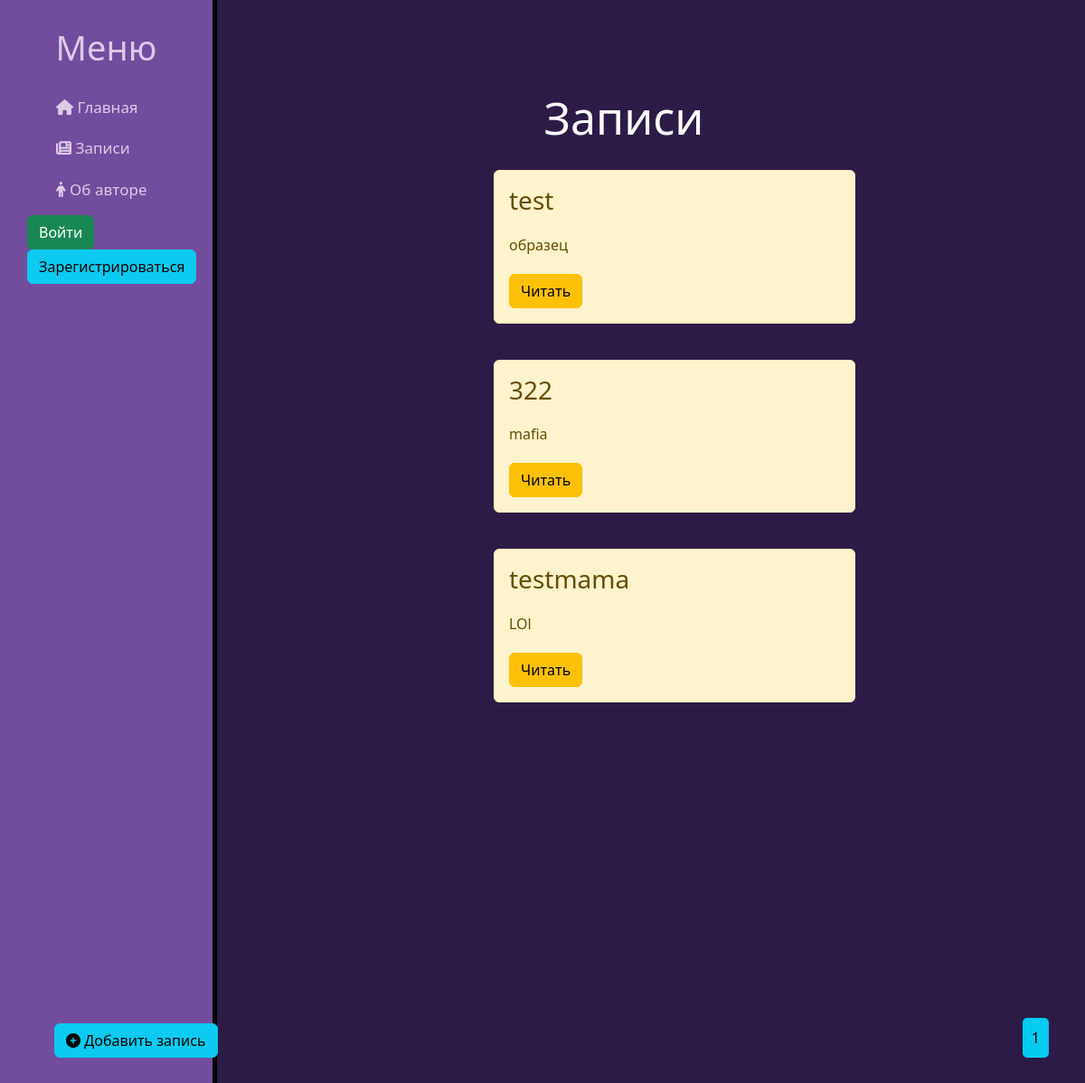
Before: /news/ with the older database file.
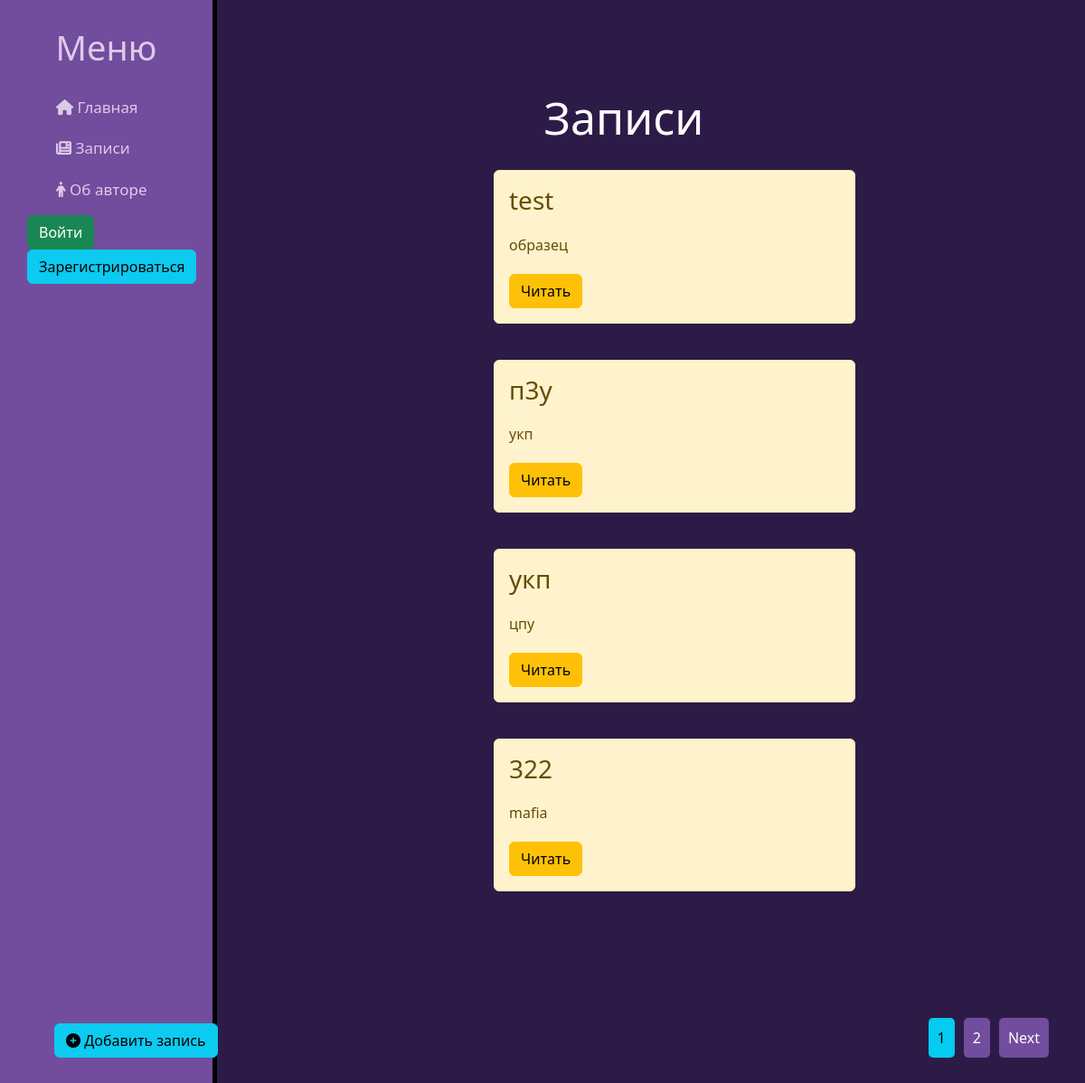
After: the same page with the newer database file.
### news/models.py (models this page shows, shortened)
class Articles(models.Model):
    user = models.ForeignKey(User, on_delete=models.CASCADE, verbose_name='Пользователь', default=None)
    title = models.CharField('Название', max_length=50)
    anons = models.CharField('Анонс', max_length=250)
    full_text = models.TextField('Статья')
    date = models.DateTimeField('Дата публикации')
    class Meta:
        verbose_name = 'Новость'
        verbose_name_plural = 'Новости'

### news/views.py (the view)
# urls.py: path('', views.news_home, name='news_home'),
def news_home(request):
    news = Articles.objects.order_by('-date')
    paginator = Paginator(news, 4)
    page = request.GET.get('page')
    try:
        news = paginator.page(page)
    except PageNotAnInteger:
        news = paginator.page(1)
    except EmptyPage:
        news = paginator.page(paginator.num_pages)
    return render(request, 'news/news_home.html', {'news': news})

### news/templates/news/news_home.html (shortened to what this page needs)
{% extends 'main/layout.html' %}
{% block content %}
    <div class="features">
        <h1>Записи</h1>
        {% if news %}
        {% for el in news %}
            <div class="alert alert-warning">
                <h3>{{ el.title }}</h3>
                <p>{{ el.anons }}</p>
                <a href="{% url 'news_detail' el.id %}" class="btn btn-warning">Читать</a>
            </div>
        {% endfor %}
         <div class="pagination">
            {% for num in news.paginator.page_range %}
                {% if num == news.number %}
                    <span class="current-page">{{ num }}</span>
                {% else %}
                    <a href="?page={{ num }}" class="pagination-link">{{ num }}</a>
                {% endif %}
            {% endfor %}
            {% if news.has_next %}
                <a href="?page={{ news.next_page_number }}" class="pagination-link">Next</a>
            {% endif %}
        </div>
        {% else %}
            <p>Нет записей</p>
        {% endif %}
    </div>
{% endblock %}

Changed rows visible on the page:
no longer on this page (row unchanged): Articles: title "testmama", anons "LOl"
added Articles: title "п3у", anons "укп"
added Articles: title "укп", anons "цпу"
Other visible differences:
new list line: "2"
text now shown: "Next"
